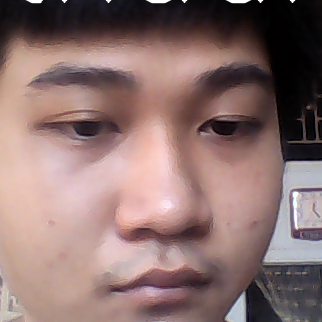
#> input picture images/my2.png, 322 x 322 px; its folder holds 2 pictures in this run
$ python faces-train.py   (older library calls are emulated)
#> lines starting #> are read from the running program, lines starting #| are printed output that depends on the picture
import os
import numpy as np
from PIL import Image
import cv2
import pickle

BASE_DIR =os.path.dirname(os.path.abspath(__file__))
image_dir=os.path.join(BASE_DIR,"images")

face_cascade=cv2.CascadeClassifier('src/cascades/data/haarcascade_frontalface_default.xml')
recognizer = cv2.face.LBPHFaceRecognizer_create()

current_id =0 # tăng mỗi lần train
label_ids ={}
y_labels =[]
x_train =[]


for root,dir,files in os.walk(image_dir):
    for file in files:
        if file.endswith("png") or file.endswith("jpg"):
            path=os.path.join(root,file)
            label=os.path.basename(os.path.dirname(path)).replace(" ","-").lower()
            # print(label,path)

            if not label in label_ids:
                label_ids[label]=current_id
                current_id+=1

            id_=label_ids[label]
            print(label_ids)
            # y_labels.append(label)
            # x_train.append(path)

            pil_image =Image.open(path).convert("L") #greyscale
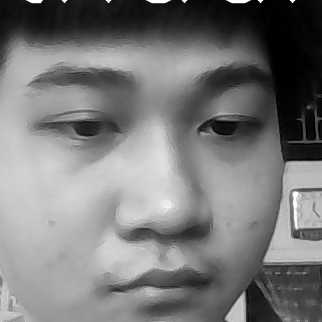
#> pil_image: PIL image 322x322 L; min 0, max 255, mean 120.7

            size=(550,550)
            final_image=pil_image.resize(size,Image.ANTIALIAS)
            image_array = np.array(final_image , "uint8")

            print(image_array)
#> (printed output is left out)
            faces = face_cascade.detectMultiScale(image_array, scaleFactor =1.3,minNeighbors=3)
#> faces = ()

            for(x,y,w,h) in faces:
                roi=image_array[y:y+h,x:x+w]
#> this loop made 0 passes
#> (the run stopped early here; a loop or call above may not have finished)
